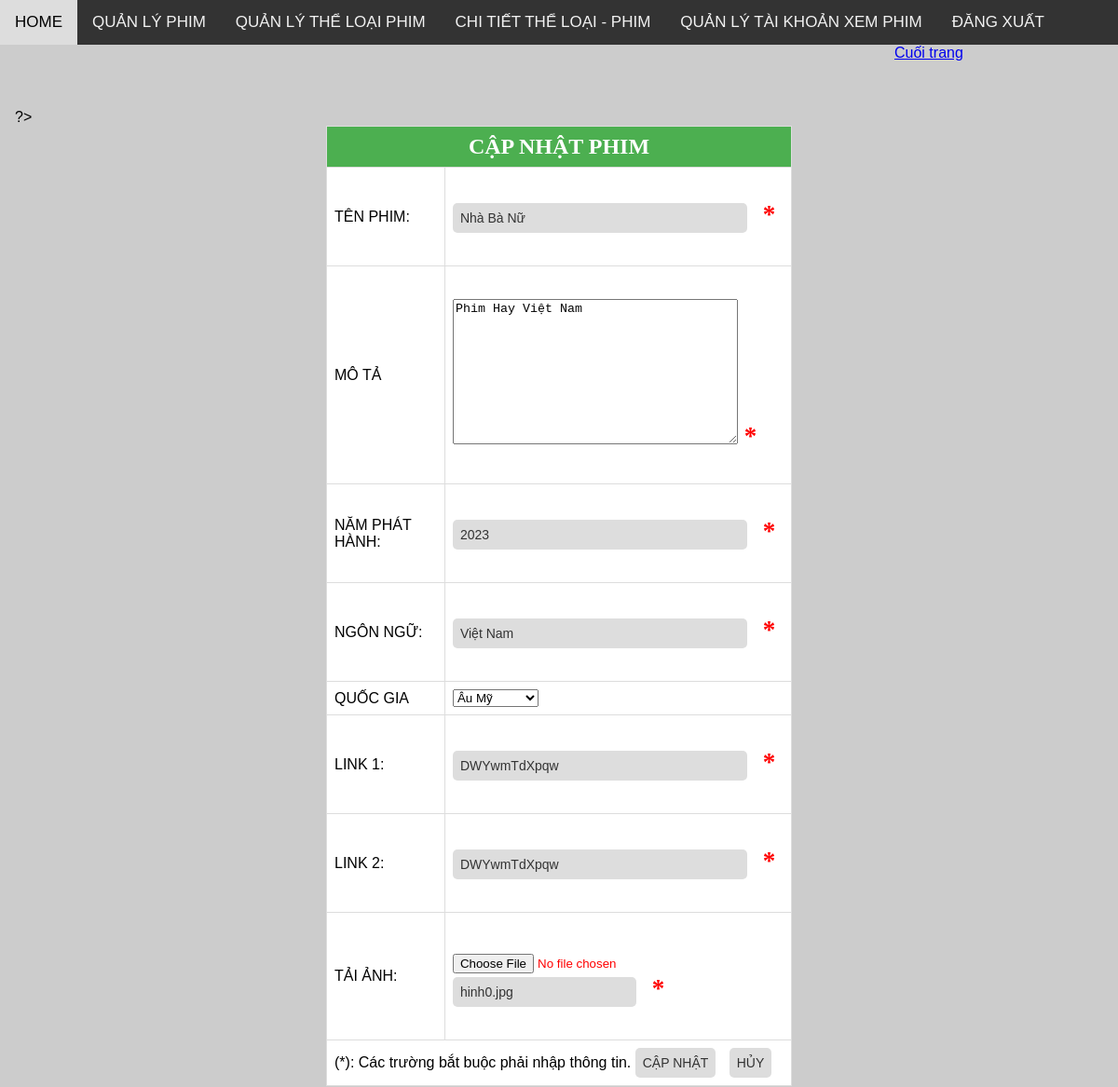
/movies_admin/index.php?page_layout=capnhatfilm&id=8 (signed in), run on the app's committed database.
### tables this page shows
CREATE TABLE `movies` (
  `movie_id` int(11) NOT NULL,
  `title` varchar(100) NOT NULL,
  `description` text DEFAULT NULL,
  `release_year` year(4) DEFAULT NULL,
  `language` varchar(50) DEFAULT NULL,
  `country_id` int(11) DEFAULT NULL,
  `link1` varchar(255) DEFAULT NULL,
  `link2` varchar(255) DEFAULT NULL,
  `img` varchar(255) DEFAULT NULL,
  `view` int(11) DEFAULT NULL,
  `date_add` date DEFAULT NULL
);

### movies_admin/doPage.php (called while the page is built)
<?php
      $do = isset($_GET['page_layout']) ? $_GET['page_layout'] : "listfilm";
      include $do . ".php";
?>

### movies_admin/capnhatfilm.php (the view, shortened to what this page needs)
 <!DOCTYPE html>
<html lang="en">
<head>
</head>
<body>
    <div class="content">
<?php
                $ID = $_GET['id'];
                include_once "cauhinh.php";
                $quey = "select * FROM `movies` WHERE movie_id =  $ID ";
                $movie = $connect->query($quey);
                $row = $movie->fetch_array(MYSQLI_ASSOC);?>
                <form action='xuly_capnhatfilm.php?id= <?php echo"$ID"; ?>' method= 'post' name ="f_themKH">
                <table border="0" cellpadding="0" align="center">
                <tr >
                        <th id ="tieudebang" colspan="2">
                            <font face="Times New Roman" size="5" color="#FFFFFF" align="CENTER">CẬP NHẬT PHIM</font>
                        </th>
                    </tr>
                <tr>
                    <td id="tenthuoctinh">
                        TÊN PHIM:
                    </td>
                    <td>
                    <p id ="danhdau">
                        <input type="text" name = "txthoten" id ="txt" value= <?php echo"'".$row["title"]."'"; ?>>
                       *</p>
                    </td>
                </tr>
                <tr>
                    <td id="tenthuoctinh">
                        MÔ TẢ
                    </td>
                    <td>
                    <p id ="danhdau">
                        <textarea name="txtmota" id="txt" cols="50" rows="10" ><?php echo"".$row["description"].""; ?></textarea>
                       *</p>
                    </td>
                </tr>
                <tr>
                    <td id="tenthuoctinh">
                    NĂM PHÁT HÀNH:
                </td>
                    <td>
                    <p id ="danhdau">
                        <input type="text" name = "txtnamphathanh" id ="txt" placeholder="Nhập năm phát hành"  value= <?php echo"'".$row["release_year"]."'"; ?>>
                        *</p>
                    </td>
                </tr>
                <tr>
                    <td id="tenthuoctinh">
                        NGÔN NGỮ:
                    </td>
                    <td>
                    <p id ="danhdau">
                        <input type="text" name = "txtngonngu" id ="txt" placeholder="Nhập ngôn ngữ"  value= <?php echo"'".$row["language"]."'"; ?>>
                        *</p>
                    </td>
                </tr>
                <tr  >
                        <td >QUỐC GIA</td>
                        <td>
                            <select name="cbb_quocgia"  >
                            <?php
                                    $query = "select * from country";
                                    $danhsach = $connect->query($query);
                                    while($rowqg = $danhsach->fetch_array(MYSQLI_ASSOC))
                                    {
                                        echo("<option value=".$row["country_id"].">");
                                        echo($rowqg["country_name"]);
                                        echo("</option>");
                                    }
                            ?>
                            </select>
                        </td>
                </tr>
                <tr>
                    <td id="tenthuoctinh">
                        LINK 1:
                    </td>
                    <td>
                    <p id ="danhdau">
                    <input type="text" name = "txtlink1" id ="txt" placeholder="Link1"   value= <?php echo"'".$row["link1"]."'"; ?>>
                        *</p>
                    </td>
                </tr> <tr>
                    <td id="tenthuoctinh">
                       LINK 2:
                    </td>
                    <td>
                    <p id ="danhdau">
                        <input type="text" name = "txtlink2" id ="txt" placeholder="Link2"   value= <?php echo"'".$row["link2"]."'"; ?>>
                        *</p>
                    </td>
                </tr>
                </tr> <tr>
                    <td id="tenthuoctinh">
                        TẢI ẢNH:
                    </td>
                    <td>
                    <p id ="danhdau">
                    <input type="file" name="taptin1" id="taptin1" onchange="showFilePath()">
                    <input type="text" name="duongdan_input" id="duongdan_input"  value= <?php echo"'".$row["img"]."'"; ?> readonly>
                        *</p>
                    </td>
                </tr>
            <tr >
                <td colspan ="2">
                    (*): Các trường bắt buộc phải nhập thông tin.
                    <input type="submit" value="CẬP NHẬT" name="btncapnhat">
                    <input type="submit" value="HỦY" name="btnhuy">
                </td>
            </tr>
        </table>
    </form>
    </div>
</body>
</html>

### movies_admin/style.css (style rules this page uses)
body { background-color: #f2f2f2; font-family: Arial, sans-serif; }
body { margin: 0; padding: 0; }

### movies_admin/index.php (style rules this page uses)
.content { margin-top: 50px; padding: 1px 16px; }

### movies_admin/capnhatfilm.php (style rules this page uses)
table { border-collapse: collapse; width: 100%; max-width: 500px; margin: 0 auto; background-color: #f8f8f8; font-family: Arial, sans-serif; }
body { background-color: #cccccc; }
td, th { border: 1px solid #ddd; padding: 8px; text-align: left; }
td { width: 100px; }
th { background-color: #4CAF50; color: white; }
input[type="text"], input[type="submit"], input[type="reset"] { padding: 8px; border-radius: 5px; border: none; background-color: #ddd; font-family: Arial, sans-serif; font-size: 14px; color: #333; margin-right: 10px; }
p { background-color:white; font-size: 27px; font-weight: bold; font-family: 'Times New Roman', Times, serif; color: red }
#tieudebang { text-align: center; }
tr { height: 10px; background-color: white; text-align:center; width: 50px; }
#txt { width: 300px ; }
.content { margin-top: 50px; padding: 1px 16px; }

### data on the page
movies: txthoten "Nhà Bà Nữ", txtmota "Phim Hay Việt Nam", txtnamphathanh "2023", txtngonngu "Việt Nam", txtlink1 "DWYwmTdXpqw", txtlink2 "DWYwmTdXpqw", duongdan_input "hinh0.jpg"

### other printed values
form field cbb_quocgia "Âu Mỹ"
